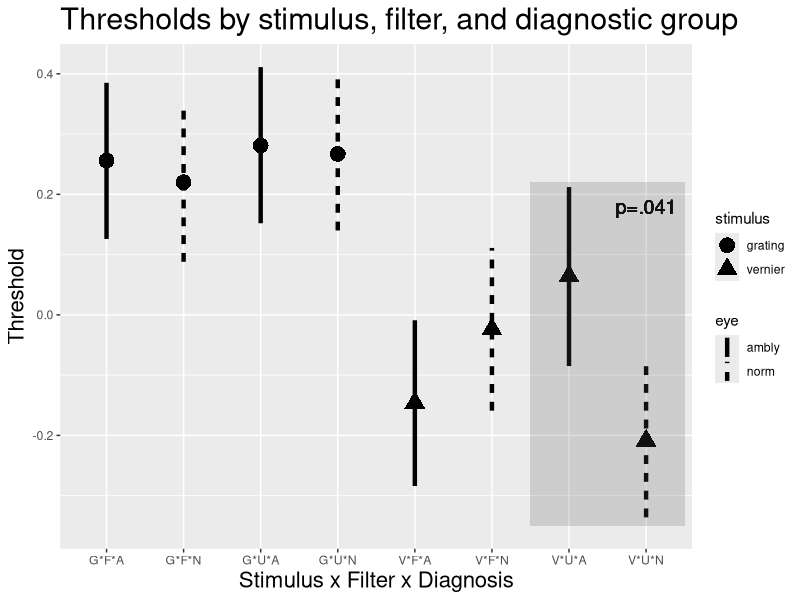

The R script that drew this image:
# Plots Figure 5 for weinstein manuscript to IOVS

fig5.df = read.csv("weinstein-neutral-density-three-way-2014-09-09.csv", header = TRUE)

library( ggplot2 )
library( grid ) # for arrow function

p = ggplot( data=fig5.df, mapping=aes( effect, threshold, stimulus, eye ) )

# See http://sape.inf.usi.ch/quick-reference/ggplot2/geom_linerange
p +  
  geom_linerange( data=fig5.df, mapping = aes( x=effect, ymin=ci.lower, ymax=ci.upper, linetype=eye ), size=1.5) +
  geom_point(mapping=aes( shape=stimulus ), size=5 ) +
  geom_text( aes( x=8, y=0.18, label="p=.041"), size=5 ) +
#   geom_segment( data=fig5.df, aes( x=7.5, y=(threshold[7]+threshold[8])/2, xend=7.5, yend=threshold[7]), width=0.2, 
#                 arrow = arrow( length=unit(0.2,"cm")), show_guide=F ) +
#   geom_segment(data = fig5.df, aes( x=7.5, y=(threshold[7]+threshold[8])/2, xend=7.5, yend=threshold[8], width=0.2 ),
#                arrow=arrow(length=unit(0.2,"cm")), show_guide=F ) +
  xlab("Stimulus x Filter x Diagnosis") +
  ylab("Threshold") +
  ggtitle("Thresholds by stimulus, filter, and diagnostic group") +
  theme(plot.title=element_text(size=22)) +
  theme(axis.title.x=element_text(size=16) ) +
  theme(axis.title.y=element_text(size=16) ) +
  annotate("rect", xmin = 6.5, xmax = 8.5, ymin = -.35, ymax = .22,
           alpha = .2)
